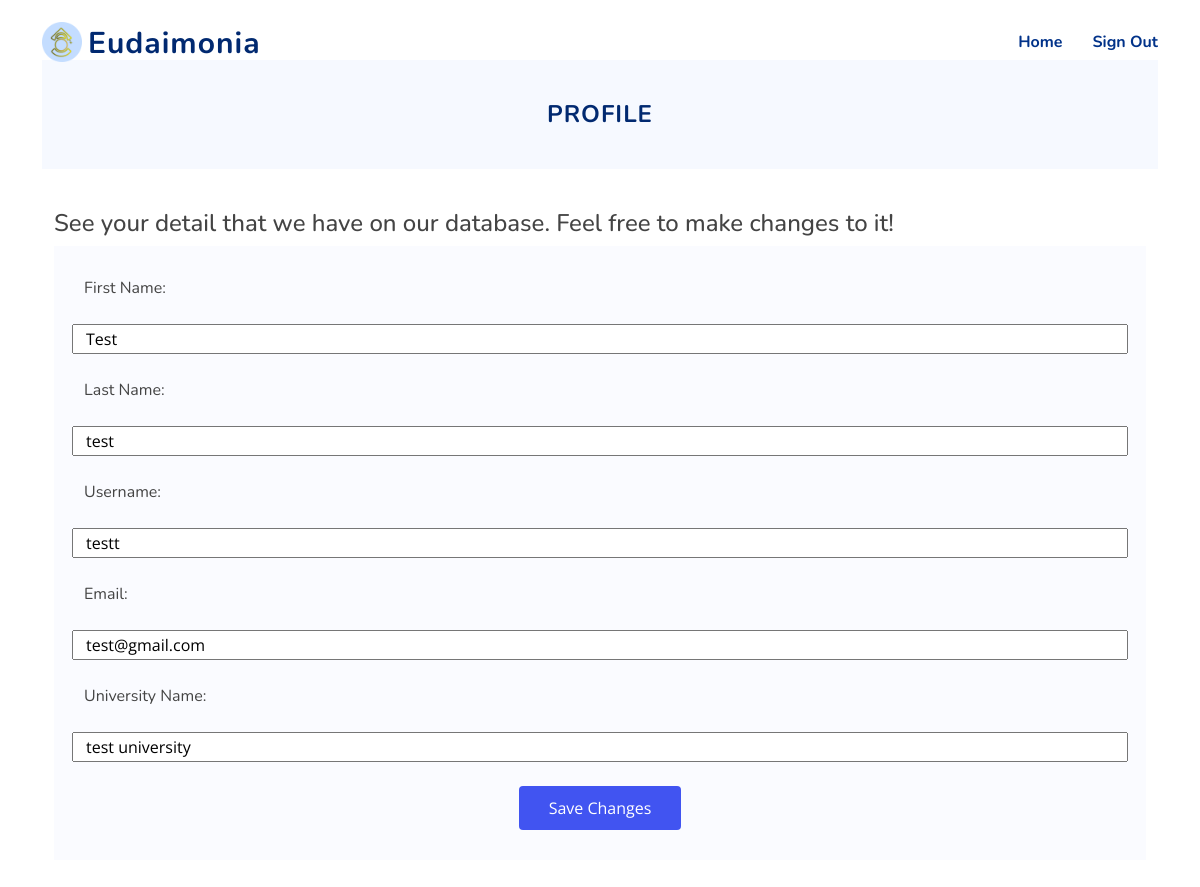
Screenshot of /profile (signed in) with the database file from the repository.
### tables this page shows
CREATE TABLE users
             (id INTEGER PRIMARY KEY AUTOINCREMENT,
              email TEXT UNIQUE,
              first_name TEXT,
              last_name TEXT,
              username TEXT UNIQUE,
              gender TEXT,
              university_name TEXT,
              notification_enabled INTEGER,
              privacy_enabled INTEGER,
              password_hash TEXT);

### app.py (the view)
@app.route('/profile')
def profile():
    if g.user is None:
        return redirect(url_for('signin'))
    visited = "You checked your profile"
    user_id = session['user_id']
    record_usage_history(user_id, visited)
    user = get_user(user_id)
    return render_template('profile.html', user=user)

### app.py (called while the page is built)
def get_user(user_id):
    query = "SELECT id, email, first_name, last_name, username, gender, university_name, password_hash, notification_enabled, privacy_enabled FROM users WHERE id = ?"
    args = (user_id,)
    row = db_query(query, args)
    if not row:
        return None
    return {
        'id': row[0][0], 'email': row[0][1], 'first_name': row[0][2], 'last_name': row[0][3], 'username': row[0][4], 'gender': row[0][5], 'university_name': row[0][6], 'password': row[0][7], 'notification_enabled': bool(row[0][8]), 'privacy_enabled': bool(row[0][9])
    }

@app.before_request
def load_user():
    user_id = session.get('user_id')
    if user_id is not None:
        g.user = get_user(user_id)
    else:
        g.user = None

def get_db():
    db = getattr(g, '_database', None)
    if db is None:
        db = g._database = sqlite3.connect(DATABASE_FILE)
        db.row_factory = sqlite3.Row
    return db

@app.teardown_appcontext
def close_connection(exception):
    db = getattr(g, '_database', None)
    if db is not None:
        db.close()

def db_query(query, args=None):
    cur = get_db().execute(query, args or ())
    rv = cur.fetchall()
    cur.close()
    return rv

def record_usage_history(user_id, route):
    timestamp = datetime.datetime.now()
    query = "INSERT INTO usage_history (user_id, route, timestamp) VALUES (?, ?, ?)"
    args = (user_id, route, timestamp)
    db_connection = get_db()
    cur = db_connection.cursor()
    cur.execute(query, args)
    db_connection.commit()

### templates/profile.html (shortened to what this page needs)
{% extends 'user_base.html' %}  {%block content %}
<section id="contact" class="contact d-flex align-items-center contact">
  <div class="container">
    <header class="col-lg-12 hero-img section-header">
      <div id="about" class="about">
        <div class="content">
          <h2>Profile</h2>
        </div>
      </div>
    </header>
    <div class="container">
      <div class="col-lg-12 justify-content-center">
        <h4>
          See your detail that we have on our database. Feel free to make
          changes to it!
        </h4>
        <form action="/profile_update" method="POST" class="my-email-form">
          <div class="row gy-4">
            <label for="first_name">First Name:</label>
            <input
              type="text"
              id="first_name"
              name="first_name"
              value="{{ user.first_name }}"
            /><br />
            <label for="last_name">Last Name:</label>
            <input
              type="text"
              id="last_name"
              name="last_name"
              value="{{ user.last_name }}"
            /><br />
            <label for="username">Username:</label>
            <input
              type="text"
              id="username"
              name="username"
              value="{{ user.username }}"
            /><br />
            <label for="email">Email:</label>
            <input
              type="email"
              id="email"
              name="email"
              value="{{ user.email }}"
            /><br />
            <label for="university_name">University Name:</label>
            <input
              type="text"
              id="university_name"
              name="university_name"
              value="{{ user.university_name }}"
            />
          </div>
          <br />
          <div class="container">
            <div class="row">
              <div class="col-md-12 text-center">
                <input type="submit" value="Save Changes" />
              </div>
            </div>
          </div>
        </form>
      </div>
    </div>
  </div>
</section>
{% endblock %}

### static/assets/css/style.css (style rules this page uses)
:root { scroll-behavior: smooth; }
body { font-family: "Open Sans", sans-serif; color: #444444; }
h1, h2, h3, h4, h5, h6, label, table { font-family: "Nunito", sans-serif; }
section { padding: 60px 0; overflow: hidden; }
.section-header { text-align: center; padding-bottom: 40px; }
.section-header h2 { font-size: 13px; letter-spacing: 1px; font-weight: 700; margin: 0; color: #4154f1; text-transform: uppercase; }
.about .content { background-color: #f6f9ff; padding: 40px; }
.about h2 { font-size: 24px; font-weight: 700; color: #012970; }
.contact .php-email-form, .contact .my-email-form { background: #fafbff; padding: 30px; height: 100%; }
.contact .php-email-form button[type=submit], .contact .my-email-form button[type=submit], .contact .my-email-form input[type=submit], .contact .my-email-form input[type=reset] { background: #4154f1; border: 0; padding: 10px 30px; color: #fff; transition: 0.4s; border-radius: 4px; }

### rows the page displays
users: first_name "Test", last_name "test", username "testt", email "test@gmail.com", university_name "test university"
